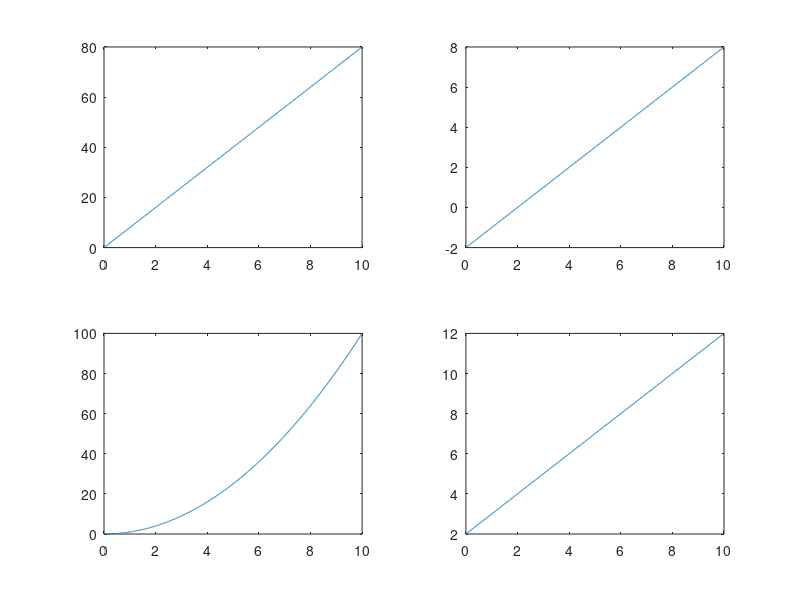

Recreate this plot in MATLAB.
x = 0:0.01:10;
y = 4*x;

subplot(2,2,1)
plot(x,y*2)
subplot(2,2,2)
plot(x, x-2)
subplot(2,2,3)
plot(x, x.^2)
subplot(2,2,4)
plot(x, x+2)
